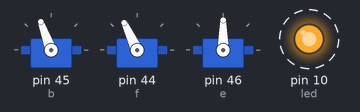
Recording of a sketch running on a simulated Arduino Mega 2560, built with avr-gcc and run on an emulated ATmega2560. On the bench: 3 × servo, output pins drawn as LEDs (lit = HIGH). Dashed ring = blinking.

Above: at 0.05 s.
At 0.4 s:
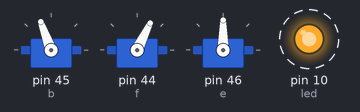
At 0.8 s:
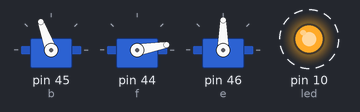
At 1.55 s:
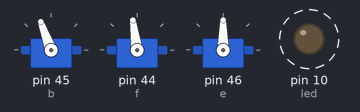
Timing chart, 0 to 3.9 s (numbered marks = the images above):
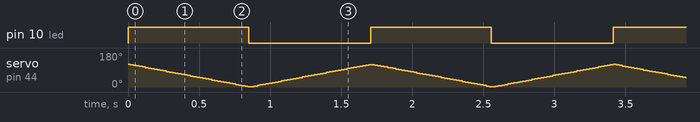

Measured:
- by itself, pin 10 (led): alternates HIGH for 0.85 s and LOW for 0.86 s

The sketch:

romibo_nodding.ino
```cpp
#include <Servo.h>

Servo f,e,b;

int x = 0,led=10;

void setup()
{
  b.attach(45);
  f.attach(44);
  e.attach(46);
  pinMode(led, OUTPUT);

  digitalWrite(led,LOW);
  f.write(120);
  digitalWrite(led,HIGH);
  b.write(110);
}


void loop()
{

 //Forward
  for(x = 120; x > 0; x -= 1)
  {
    digitalWrite(led, HIGH);
    f.write(x);
    //b.write(x);
    delay(7);
  }

  //
  for(x = 0; x<=120; x+=1)     // goes from 180 degrees to 0 degrees
  {
    digitalWrite(led, LOW);
    f.write(x);
    //b.write(x);
    delay(7);
  }
  }
```
